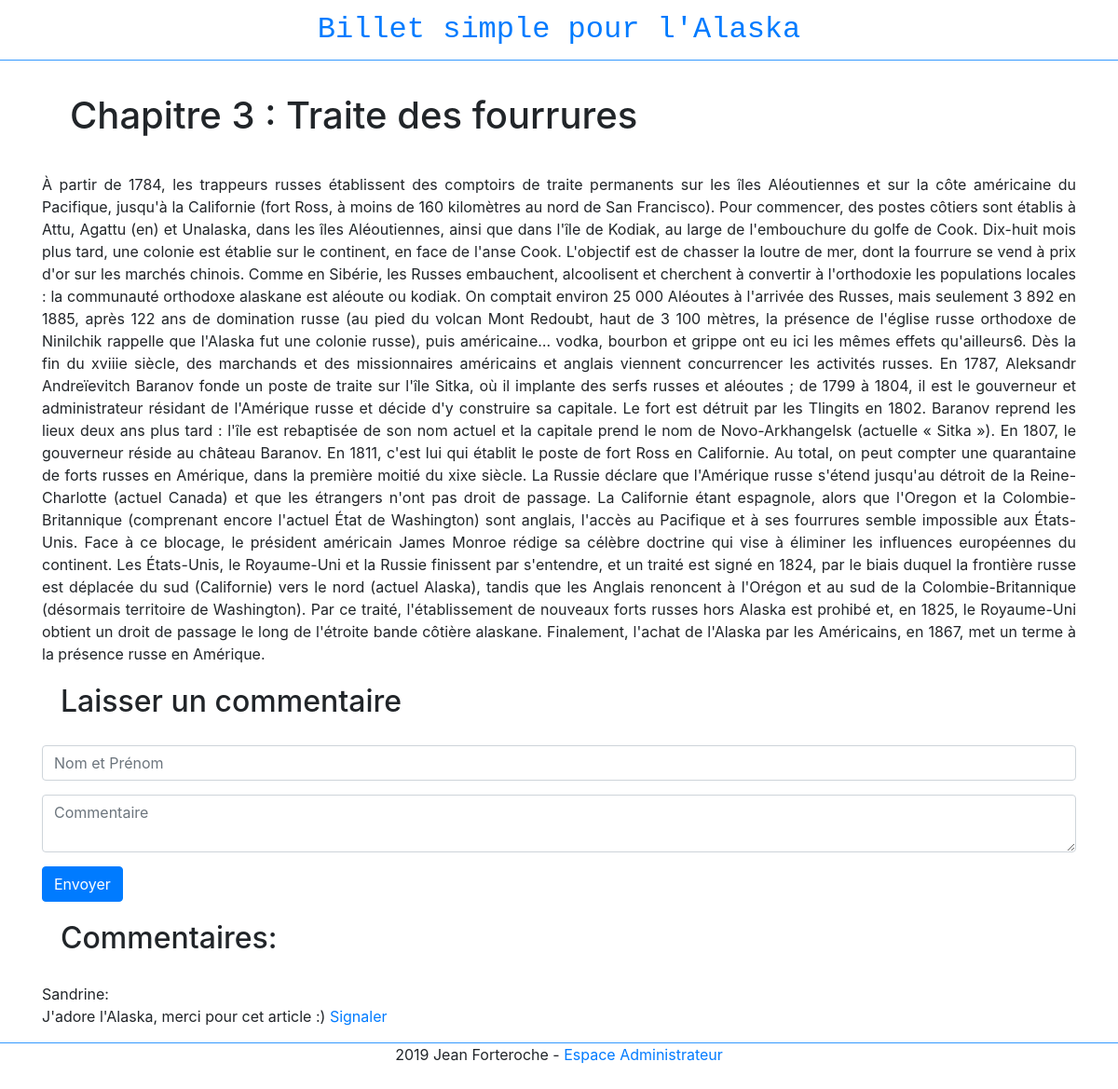
Page /?action=post_detail&post_id=3 on the committed database.
### tables this page shows
CREATE TABLE IF NOT EXISTS `posts` (
  `id` int(11) NOT NULL AUTO_INCREMENT,
  `titre` varchar(255) NOT NULL,
  `contenu` text NOT NULL,
  `date_creation` datetime NOT NULL,
  PRIMARY KEY (`id`)
);

CREATE TABLE IF NOT EXISTS `comments` (
  `id` int(11) NOT NULL AUTO_INCREMENT,
  `id_billet` int(11) NOT NULL,
  `auteur` varchar(255) NOT NULL,
  `commentaires` text NOT NULL,
  `date_commentaire` datetime NOT NULL,
  `signaler` tinyint(4) NOT NULL,
  PRIMARY KEY (`id`)
);

### controller/FrontendController.php (called while the page is built, shortened)
<?php
require_once 'dao/PostDao.php';
require_once 'dao/CommentDao.php';
class FrontendController
{
	private $postDao;
    private $commentDao;
	public function __construct(){
		$this->postDao = new PostDao();
        $this->commentDao = new CommentDao();
	}
    public function postDetail($id)
    {
        $post = $this->postDao->findById($id);
        $comments = $this->commentDao->findAllByPost($id);
        include_once 'view/post-detail.php';
    }
}

### dao/BaseDao.php (called while the page is built, shortened)
<?php
class BaseDao {
	 public function __construct()
	    {
			try
			{
			    $this->bd = new PDO('mysql:host=localhost;dbname=blogjeanforteroche;charset=utf8', 'root', '');
			}
			catch(Exception $e)
			{
			        die('Erreur : '.$e->getMessage());
			}
		}
}

### dao/PostDao.php (called while the page is built, shortened)
<?php
require_once 'dao/BaseDao.php';
require_once 'model/Post.php';
class PostDao extends BaseDao
{
    public function findById($id)
    {
        $statement = $this->bd->prepare('SELECT * FROM posts WHERE id = :id');
        $statement->bindParam(':id', $id);
        $statement->execute();
        $donnees = $statement->fetch(PDO::FETCH_ASSOC);
        $post = new Post();
        $post->setId($donnees['id']);
        $post->setTitle($donnees['titre']);
        $post->setContent($donnees['contenu']);
        return $post;
    }
}

### model/Post.php (called while the page is built)
<?php
class Post
{
    private $id;
    private $title;
    private $content;
    public function getId()
    {
        return $this->id;
    }
    public function setId($id)
    {
        $this->id = $id;
    }
    public function getTitle()
    {
        return $this->title;
    }
    public function setTitle($title)
    {
        $this->title = $title;
    }
    public function getContent()
    {
        return $this->content;
    }
    public function setContent($content)
    {
        $this->content = $content;
    }
}

### dao/CommentDao.php (called while the page is built, shortened)
<?php
require_once 'dao/BaseDao.php';
require_once 'model/Comment.php';
class CommentDao extends BaseDao
{
    public function findAllByPost($postId)
    {
        $req = $this->bd->prepare('SELECT * FROM comments WHERE id_billet=:id_billet');
        $req->execute(['id_billet' => $postId]);
        $comments = [];
        while ($comment = $req->fetch()) {
            array_push($comments, new Comment($comment['id'],
                $comment['id_billet'],
                $comment['auteur'],
                $comment['commentaires'],
                $comment['date_commentaire'],
                $comment['signaler']));
        }
        return $comments;
    }
}

### model/Comment.php (called while the page is built, shortened)
<?php
class Comment
{
	private $id;
    private $auteur;
    private $commentaires;
    private $signaler;
    public function __construct($id, $id_billet, $auteur, $commentaires, $date_commentaire, $signaler)
    {
        $this->id = $id;
        $this->auteur = $auteur;
        $this->commentaires = $commentaires;
        $this->signaler = $signaler;
    }
    public function getId()
    {
        return $this->id;
    }
    public function getAuteur()
    {
        return $this->auteur;
    }
    public function getCommentaires()
    {
        return $this->commentaires;
    }
    public function getSignaler()
    {
        return $this->signaler;
    }
}

### view/post-detail.php (the view, shortened to what this page needs)
<!DOCTYPE html>
<html lang="fr">
<head>
    <link href="bootstrap/css/bootstrap.min.css" rel="stylesheet">
</head>
<body>
	<?php require('header.php'); ?>
	<div class="container">
		<h1>
		    <?= $post->getTitle() ?>
		</h1>
		<div class="post"><?php echo $post->getContent(); ?></div>
		<h2>Laisser un commentaire</h2>
		<form action="?action=create_comment_action&post_id=<?= $post->getId() ?>" method="POST">
		    <div>
		        <input placeholder="Nom et Prénom" name="auteur" class="form-control input-sm">
		    </div>
		    <div>
		        <textarea placeholder="Commentaire" name="commentaires" class="form-control input-sm"></textarea>
		    </div>
		    <button type="submit" class="btn btn-primary">Envoyer</button>
		</form>
		<h2>Commentaires:</h2>
		<?php
		foreach ($comments as $comment) {
		    ?>
		    <div>
		        <?php echo $comment->getAuteur(); ?>:
		        <p><?php echo $comment->getCommentaires(); ?>
		        <?php if ($comment->getSignaler() === "0") { ?>
		            <a href="?action=signaler_commentaire&comment_id=<?= $comment->getId() ?>&post_id=<?= $post->getId() ?>">Signaler</a>
		        <?php } else { ?>
		            <b>Déjà signalé</b>
		        <?php } ?></p>
		    </div>
		    <?php
		}
		?>
	</div>
	<?php require('footer.php'); ?>
</body>
</html>

### public/css/style.css (style rules this page uses)
body { padding-top: 70px; }
.container { padding-right: 15px; padding-left: 15px; margin-right: auto; margin-left: auto; }
h1 { padding:30px; }
h2 { padding:20px; }
.post { text-align: justify; }
.form-control { margin-bottom: 15px; }
@media (min-width: 768px) { .container { width: 750px; } }
@media (min-width: 992px) { .container { width: 970px; } }
@media (min-width: 1200px) { .container { width: 1170px; } }

### rows in the picture
posts: titre "Chapitre 3 : Traite des fourrures", contenu "À partir de 1784, les trappeurs russes établissent des comptoirs de traite permanents sur les îles Aléoutiennes et sur la côte américaine du Pacifique, jusqu'à la Californie (fort Ross, à moins de 160 kilomètres au nord de San Francisco). Pour commencer, des postes côtiers sont établis à Attu, Agattu (en) et Unalaska, dans les îles Aléoutiennes, ainsi que dans l'île de Kodiak, au large de l'embouchure du golfe de Cook. Dix-huit mois plus tard, une colonie est établie sur le continent, en face de l'anse Cook. L'objectif est de chasser la loutre de mer, dont la fourrure se vend à prix d'or sur les marchés chinois. Comme en Sibérie, les Russes embauchent, alcoolisent et cherchent à convertir à…"
comments: auteur "Sandrine", commentaires "J'adore l'Alaska, merci pour cet article :)"
